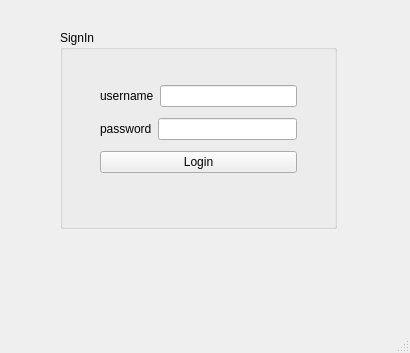
<?xml version="1.0" encoding="UTF-8"?>
<ui version="4.0">
 <class>MainWindow</class>
 <widget class="QMainWindow" name="MainWindow">
  <property name="geometry">
   <rect>
    <x>0</x>
    <y>0</y>
    <width>410</width>
    <height>353</height>
   </rect>
  </property>
  <property name="windowTitle">
   <string>MainWindow</string>
  </property>
  <property name="styleSheet">
   <string notr="true">QGroupBox {
background #333;
}</string>
  </property>
  <widget class="QWidget" name="centralwidget">
   <widget class="QGroupBox" name="groupBox">
    <property name="geometry">
     <rect>
      <x>60</x>
      <y>30</y>
      <width>277</width>
      <height>199</height>
     </rect>
    </property>
    <property name="styleSheet">
     <string notr="true">QGroupBox {
background #333;
}</string>
    </property>
    <property name="title">
     <string>SignIn</string>
    </property>
    <widget class="QWidget" name="">
     <property name="geometry">
      <rect>
       <x>40</x>
       <y>50</y>
       <width>197</width>
       <height>99</height>
      </rect>
     </property>
     <layout class="QVBoxLayout" name="verticalLayout">
      <item>
       <layout class="QHBoxLayout" name="horizontalLayout">
        <item>
         <widget class="QLabel" name="label_username">
          <property name="text">
           <string>username</string>
          </property>
         </widget>
        </item>
        <item>
         <widget class="QLineEdit" name="lineEdit_username"/>
        </item>
       </layout>
      </item>
      <item>
       <layout class="QHBoxLayout" name="horizontalLayout_2">
        <item>
         <widget class="QLabel" name="label_password">
          <property name="text">
           <string>password</string>
          </property>
         </widget>
        </item>
        <item>
         <widget class="QLineEdit" name="lineEdit_password"/>
        </item>
       </layout>
      </item>
      <item>
       <widget class="QPushButton" name="pushButton_login">
        <property name="text">
         <string>Login</string>
        </property>
       </widget>
      </item>
     </layout>
    </widget>
   </widget>
  </widget>
  <widget class="QMenuBar" name="menubar">
   <property name="geometry">
    <rect>
     <x>0</x>
     <y>0</y>
     <width>410</width>
     <height>22</height>
    </rect>
   </property>
  </widget>
  <widget class="QStatusBar" name="statusbar"/>
 </widget>
 <resources/>
 <connections/>
</ui>
